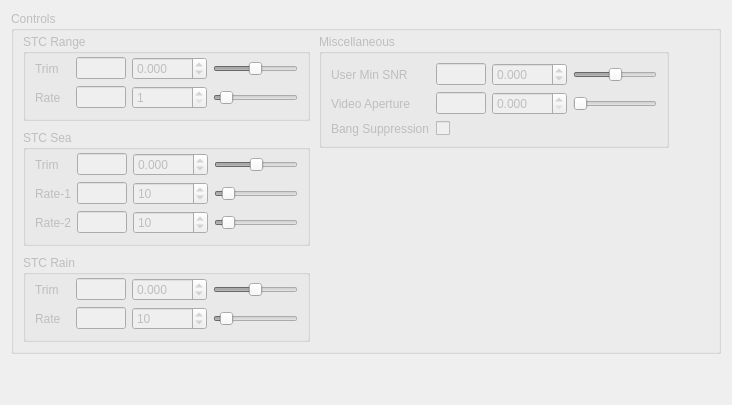
      <widget class="QWidget" name="tabAdvanced">
       <property name="enabled">
        <bool>false</bool>
       </property>
       <attribute name="title">
        <string>Advanced</string>
       </attribute>
       <layout class="QVBoxLayout" name="verticalLayout_10">
        <item>
         <widget class="QGroupBox" name="groupAdvancedControls">
          <property name="title">
           <string>Controls</string>
          </property>
          <layout class="QVBoxLayout" name="verticalLayout_9">
           <property name="topMargin">
            <number>3</number>
           </property>
           <item>
            <layout class="QHBoxLayout" name="horizontalLayout_10">
             <property name="spacing">
              <number>9</number>
             </property>
             <item>
              <layout class="QVBoxLayout" name="verticalLayout_7">
               <item>
                <widget class="QGroupBox" name="groupRange">
                 <property name="title">
                  <string>STC Range</string>
                 </property>
                 <layout class="QGridLayout" name="layoutRange">
                  <property name="topMargin">
                   <number>3</number>
                  </property>
                  <item row="0" column="0">
                   <widget class="QLabel" name="labelRangeTrim">
                    <property name="minimumSize">
                     <size>
                      <width>35</width>
                      <height>0</height>
                     </size>
                    </property>
                    <property name="text">
                     <string>Trim</string>
                    </property>
                   </widget>
                  </item>
                  <item row="0" column="1">
                   <widget class="QLineEdit" name="editRangeTrim">
                    <property name="enabled">
                     <bool>false</bool>
                    </property>
                    <property name="maximumSize">
                     <size>
                      <width>50</width>
                      <height>16777215</height>
                     </size>
                    </property>
                    <property name="toolTip">
                     <string>dB</string>
                    </property>
                    <property name="readOnly">
                     <bool>true</bool>
                    </property>
                   </widget>
                  </item>
                  <item row="0" column="3">
                   <widget class="QSlider" name="sliderRangeTrim">
                    <property name="minimum">
                     <number>-100</number>
                    </property>
                    <property name="maximum">
                     <number>100</number>
                    </property>
                    <property name="orientation">
                     <enum>Qt::Horizontal</enum>
                    </property>
                   </widget>
                  </item>
                  <item row="1" column="0">
                   <widget class="QLabel" name="labelRangeRate">
                    <property name="minimumSize">
                     <size>
                      <width>35</width>
                      <height>0</height>
                     </size>
                    </property>
                    <property name="text">
                     <string>Rate</string>
                    </property>
                   </widget>
                  </item>
                  <item row="1" column="1">
                   <widget class="QLineEdit" name="editRangeRate">
                    <property name="enabled">
                     <bool>false</bool>
                    </property>
                    <property name="maximumSize">
                     <size>
                      <width>50</width>
                      <height>16777215</height>
                     </size>
                    </property>
                    <property name="toolTip">
                     <string>dB/dec</string>
                    </property>
                    <property name="readOnly">
                     <bool>true</bool>
                    </property>
                   </widget>
                  </item>
                  <item row="1" column="3">
                   <widget class="QSlider" name="sliderRangeRate">
                    <property name="minimum">
                     <number>1</number>
                    </property>
                    <property name="maximum">
                     <number>100</number>
                    </property>
                    <property name="value">
                     <number>10</number>
                    </property>
                    <property name="orientation">
                     <enum>Qt::Horizontal</enum>
                    </property>
                   </widget>
                  </item>
                  <item row="0" column="2">
                   <widget class="QDoubleSpinBox" name="spinRangeTrim">
                    <property name="keyboardTracking">
                     <bool>false</bool>
                    </property>
                    <property name="decimals">
                     <number>3</number>
                    </property>
                    <property name="minimum">
                     <double>-100.000000000000000</double>
                    </property>
                    <property name="maximum">
                     <double>100.000000000000000</double>
                    </property>
                    <property name="singleStep">
                     <double>0.001000000000000</double>
                    </property>
                   </widget>
                  </item>
                  <item row="1" column="2">
                   <widget class="QSpinBox" name="spinRangeRate">
                    <property name="keyboardTracking">
                     <bool>false</bool>
                    </property>
                    <property name="minimum">
                     <number>1</number>
                    </property>
                    <property name="maximum">
                     <number>100</number>
                    </property>
                   </widget>
                  </item>
                 </layout>
                </widget>
               </item>
               <item>
                <widget class="QGroupBox" name="groupSea">
                 <property name="title">
                  <string>STC Sea</string>
                 </property>
                 <layout class="QGridLayout" name="layoutSea">
                  <property name="topMargin">
                   <number>3</number>
                  </property>
                  <item row="0" column="0">
                   <widget class="QLabel" name="labelSeaTrim">
                    <property name="minimumSize">
                     <size>
                      <width>35</width>
                      <height>0</height>
                     </size>
                    </property>
                    <property name="text">
                     <string>Trim</string>
                    </property>
                   </widget>
                  </item>
                  <item row="0" column="1">
                   <widget class="QLineEdit" name="editSeaTrim">
                    <property name="enabled">
                     <bool>false</bool>
                    </property>
                    <property name="maximumSize">
                     <size>
                      <width>50</width>
                      <height>16777215</height>
                     </size>
                    </property>
                    <property name="toolTip">
                     <string>dB</string>
                    </property>
                    <property name="readOnly">
                     <bool>true</bool>
                    </property>
                   </widget>
                  </item>
                  <item row="0" column="3">
                   <widget class="QSlider" name="sliderSeaTrim">
                    <property name="minimum">
                     <number>-100</number>
                    </property>
                    <property name="maximum">
                     <number>100</number>
                    </property>
                    <property name="orientation">
                     <enum>Qt::Horizontal</enum>
                    </property>
                   </widget>
                  </item>
                  <item row="1" column="0">
                   <widget class="QLabel" name="labelSeaRate1">
                    <property name="minimumSize">
                     <size>
                      <width>35</width>
                      <height>0</height>
                     </size>
                    </property>
                    <property name="text">
                     <string>Rate-1</string>
                    </property>
                   </widget>
                  </item>
                  <item row="1" column="1">
                   <widget class="QLineEdit" name="editSeaRate1">
                    <property name="enabled">
                     <bool>false</bool>
                    </property>
                    <property name="maximumSize">
                     <size>
                      <width>50</width>
                      <height>16777215</height>
                     </size>
                    </property>
                    <property name="toolTip">
                     <string>dB/dec</string>
                    </property>
                    <property name="readOnly">
                     <bool>true</bool>
                    </property>
                   </widget>
                  </item>
                  <item row="1" column="3">
                   <widget class="QSlider" name="sliderSeaRate1">
                    <property name="maximum">
                     <number>100</number>
                    </property>
                    <property name="value">
                     <number>10</number>
                    </property>
                    <property name="orientation">
                     <enum>Qt::Horizontal</enum>
                    </property>
                   </widget>
                  </item>
                  <item row="2" column="0">
                   <widget class="QLabel" name="labelSeaRate2">
                    <property name="minimumSize">
                     <size>
                      <width>35</width>
                      <height>0</height>
                     </size>
                    </property>
                    <property name="text">
                     <string>Rate-2</string>
                    </property>
                   </widget>
                  </item>
                  <item row="2" column="1">
                   <widget class="QLineEdit" name="editSeaRate2">
                    <property name="enabled">
                     <bool>false</bool>
                    </property>
                    <property name="maximumSize">
                     <size>
                      <width>50</width>
                      <height>16777215</height>
                     </size>
                    </property>
                    <property name="toolTip">
                     <string>dB/dec</string>
                    </property>
                    <property name="readOnly">
                     <bool>true</bool>
                    </property>
                   </widget>
                  </item>
                  <item row="2" column="3">
                   <widget class="QSlider" name="sliderSeaRate2">
                    <property name="maximum">
                     <number>100</number>
                    </property>
                    <property name="value">
                     <number>10</number>
                    </property>
                    <property name="orientation">
                     <enum>Qt::Horizontal</enum>
                    </property>
                   </widget>
                  </item>
                  <item row="0" column="2">
                   <widget class="QDoubleSpinBox" name="spinSeaTrim">
                    <property name="keyboardTracking">
                     <bool>false</bool>
                    </property>
                    <property name="decimals">
                     <number>3</number>
                    </property>
                    <property name="minimum">
                     <double>-100.000000000000000</double>
                    </property>
                    <property name="maximum">
                     <double>100.000000000000000</double>
                    </property>
                    <property name="singleStep">
                     <double>0.001000000000000</double>
                    </property>
                   </widget>
                  </item>
                  <item row="1" column="2">
                   <widget class="QSpinBox" name="spinSeaRate1">
                    <property name="keyboardTracking">
                     <bool>false</bool>
                    </property>
                    <property name="minimum">
                     <number>1</number>
                    </property>
                    <property name="maximum">
                     <number>100</number>
                    </property>
                    <property name="value">
                     <number>10</number>
                    </property>
                   </widget>
                  </item>
                  <item row="2" column="2">
                   <widget class="QSpinBox" name="spinSeaRate2">
                    <property name="keyboardTracking">
                     <bool>false</bool>
                    </property>
                    <property name="minimum">
                     <number>1</number>
                    </property>
                    <property name="maximum">
                     <number>100</number>
                    </property>
                    <property name="value">
                     <number>10</number>
                    </property>
                   </widget>
                  </item>
                 </layout>
                </widget>
               </item>
               <item>
                <widget class="QGroupBox" name="groupRain">
                 <property name="title">
                  <string>STC Rain</string>
                 </property>
                 <layout class="QGridLayout" name="layoutRain">
                  <property name="topMargin">
                   <number>3</number>
                  </property>
                  <item row="0" column="0">
                   <widget class="QLabel" name="labelRainTrim">
                    <property name="minimumSize">
                     <size>
                      <width>35</width>
                      <height>0</height>
                     </size>
                    </property>
                    <property name="text">
                     <string>Trim</string>
                    </property>
                   </widget>
                  </item>
                  <item row="0" column="1">
                   <widget class="QLineEdit" name="editRainTrim">
                    <property name="enabled">
                     <bool>false</bool>
                    </property>
                    <property name="maximumSize">
                     <size>
                      <width>50</width>
                      <height>16777215</height>
                     </size>
                    </property>
                    <property name="toolTip">
                     <string>dB</string>
                    </property>
                    <property name="readOnly">
                     <bool>true</bool>
                    </property>
                   </widget>
                  </item>
                  <item row="0" column="3">
                   <widget class="QSlider" name="sliderRainTrim">
                    <property name="minimum">
                     <number>-100</number>
                    </property>
                    <property name="maximum">
                     <number>100</number>
                    </property>
                    <property name="orientation">
                     <enum>Qt::Horizontal</enum>
                    </property>
                   </widget>
                  </item>
                  <item row="0" column="2">
                   <widget class="QDoubleSpinBox" name="spinRainTrim">
                    <property name="keyboardTracking">
                     <bool>false</bool>
                    </property>
                    <property name="decimals">
                     <number>3</number>
                    </property>
                    <property name="minimum">
                     <double>-100.000000000000000</double>
                    </property>
                    <property name="maximum">
                     <double>100.000000000000000</double>
                    </property>
                    <property name="singleStep">
                     <double>0.001000000000000</double>
                    </property>
                   </widget>
                  </item>
                  <item row="1" column="1">
                   <widget class="QLineEdit" name="editRainRate">
                    <property name="enabled">
                     <bool>false</bool>
                    </property>
                    <property name="maximumSize">
                     <size>
                      <width>50</width>
                      <height>16777215</height>
                     </size>
                    </property>
                    <property name="toolTip">
                     <string>dB/dec</string>
                    </property>
                    <property name="readOnly">
                     <bool>true</bool>
                    </property>
                   </widget>
                  </item>
                  <item row="1" column="3">
                   <widget class="QSlider" name="sliderRainRate">
                    <property name="minimum">
                     <number>1</number>
                    </property>
                    <property name="maximum">
                     <number>100</number>
                    </property>
                    <property name="value">
                     <number>10</number>
                    </property>
                    <property name="orientation">
                     <enum>Qt::Horizontal</enum>
                    </property>
                   </widget>
                  </item>
                  <item row="1" column="0">
                   <widget class="QLabel" name="labelRainRate">
                    <property name="minimumSize">
                     <size>
                      <width>35</width>
                      <height>0</height>
                     </size>
                    </property>
                    <property name="text">
                     <string>Rate</string>
                    </property>
                   </widget>
                  </item>
                  <item row="1" column="2">
                   <widget class="QSpinBox" name="spinRainRate">
                    <property name="keyboardTracking">
                     <bool>false</bool>
                    </property>
                    <property name="minimum">
                     <number>1</number>
                    </property>
                    <property name="maximum">
                     <number>100</number>
                    </property>
                    <property name="value">
                     <number>10</number>
                    </property>
                   </widget>
                  </item>
                 </layout>
                </widget>
               </item>
              </layout>
             </item>
             <item>
              <layout class="QVBoxLayout" name="verticalLayout_8">
               <item>
                <widget class="QGroupBox" name="groupMiscellaneous">
                 <property name="title">
                  <string>Miscellaneous</string>
                 </property>
                 <layout class="QGridLayout" name="gridLayout_4">
                  <item row="0" column="0">
                   <widget class="QLabel" name="labelUserMinSNR">
                    <property name="text">
                     <string>User Min SNR</string>
                    </property>
                   </widget>
                  </item>
                  <item row="0" column="1">
                   <widget class="QLineEdit" name="editUserMinSNR">
                    <property name="enabled">
                     <bool>false</bool>
                    </property>
                    <property name="maximumSize">
                     <size>
                      <width>50</width>
                      <height>16777215</height>
                     </size>
                    </property>
                    <property name="toolTip">
                     <string>dB</string>
                    </property>
                    <property name="readOnly">
                     <bool>true</bool>
                    </property>
                   </widget>
                  </item>
                  <item row="0" column="2">
                   <widget class="QDoubleSpinBox" name="spinUserMinSNR">
                    <property name="keyboardTracking">
                     <bool>false</bool>
                    </property>
                    <property name="decimals">
                     <number>3</number>
                    </property>
                    <property name="minimum">
                     <double>-100.000000000000000</double>
                    </property>
                    <property name="maximum">
                     <double>100.000000000000000</double>
                    </property>
                    <property name="singleStep">
                     <double>0.001000000000000</double>
                    </property>
                   </widget>
                  </item>
                  <item row="0" column="3">
                   <widget class="QSlider" name="sliderUserMinSNR">
                    <property name="minimum">
                     <number>-100</number>
                    </property>
                    <property name="maximum">
                     <number>100</number>
                    </property>
                    <property name="orientation">
                     <enum>Qt::Horizontal</enum>
                    </property>
                   </widget>
                  </item>
                  <item row="1" column="0">
                   <widget class="QLabel" name="labelVideoAperture">
                    <property name="text">
                     <string>Video Aperture</string>
                    </property>
                   </widget>
                  </item>
                  <item row="1" column="1">
                   <widget class="QLineEdit" name="editVideoAperture">
                    <property name="enabled">
                     <bool>false</bool>
                    </property>
                    <property name="maximumSize">
                     <size>
                      <width>50</width>
                      <height>16777215</height>
                     </size>
                    </property>
                    <property name="toolTip">
                     <string>dB</string>
                    </property>
                    <property name="readOnly">
                     <bool>true</bool>
                    </property>
                   </widget>
                  </item>
                  <item row="1" column="2">
                   <widget class="QDoubleSpinBox" name="spinVideoAperture">
                    <property name="keyboardTracking">
                     <bool>false</bool>
                    </property>
                    <property name="decimals">
                     <number>3</number>
                    </property>
                    <property name="maximum">
                     <double>100.000000000000000</double>
                    </property>
                    <property name="singleStep">
                     <double>0.001000000000000</double>
                    </property>
                   </widget>
                  </item>
                  <item row="1" column="3">
                   <widget class="QSlider" name="sliderVideoAperture">
                    <property name="maximum">
                     <number>100</number>
                    </property>
                    <property name="orientation">
                     <enum>Qt::Horizontal</enum>
                    </property>
                   </widget>
                  </item>
                  <item row="2" column="0">
                   <widget class="QLabel" name="labelMainBangSuppression">
                    <property name="text">
                     <string>Bang Suppression</string>
                    </property>
                   </widget>
                  </item>
                  <item row="2" column="1">
                   <widget class="QCheckBox" name="checkMainBangSuppression">
                    <property name="layoutDirection">
                     <enum>Qt::LeftToRight</enum>
                    </property>
                   </widget>
                  </item>
                 </layout>
                </widget>
               </item>
               <item>
                <spacer name="verticalSpacer_5">
                 <property name="orientation">
                  <enum>Qt::Vertical</enum>
                 </property>
                 <property name="sizeHint" stdset="0">
                  <size>
                   <width>20</width>
                   <height>40</height>
                  </size>
                 </property>
                </spacer>
               </item>
              </layout>
             </item>
             <item>
              <spacer name="horizontalSpacer_8">
               <property name="orientation">
                <enum>Qt::Horizontal</enum>
               </property>
               <property name="sizeHint" stdset="0">
                <size>
                 <width>40</width>
                 <height>20</height>
                </size>
               </property>
              </spacer>
             </item>
            </layout>
           </item>
          </layout>
         </widget>
        </item>
        <item>
         <spacer name="verticalSpacer">
          <property name="orientation">
           <enum>Qt::Vertical</enum>
          </property>
          <property name="sizeHint" stdset="0">
           <size>
            <width>20</width>
            <height>40</height>
           </size>
          </property>
         </spacer>
        </item>
       </layout>
      </widget>
